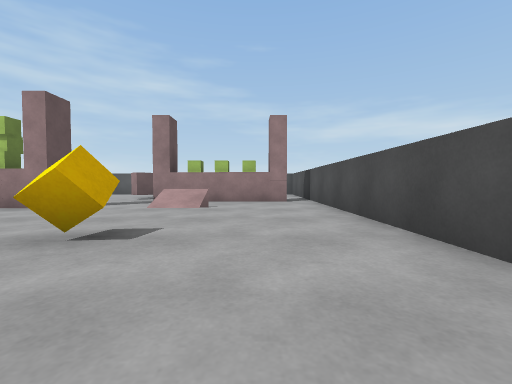
view 1 (above)

18 first-person views from a walk through a Unity game level. The camera is 0.55 m above the floor, tilts 2° down and sees 90° across. The floor is counted in squares, 1 m on a side. Each view is taken from the middle of a square. On the plan, view 1 faces up. The plan holds only what a view shows up to about 9 squares ahead; the rest is blank. The player character is not drawn.

view 2
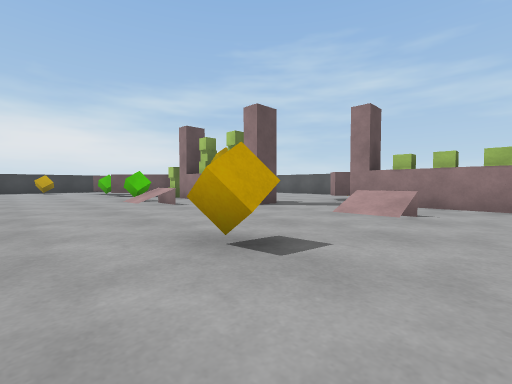

view 3
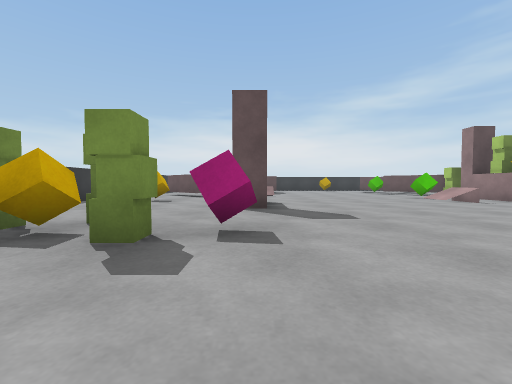

view 4
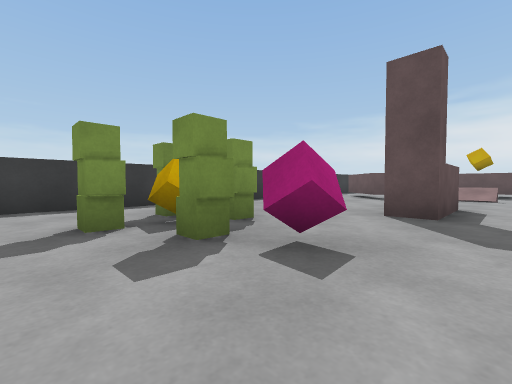

view 5
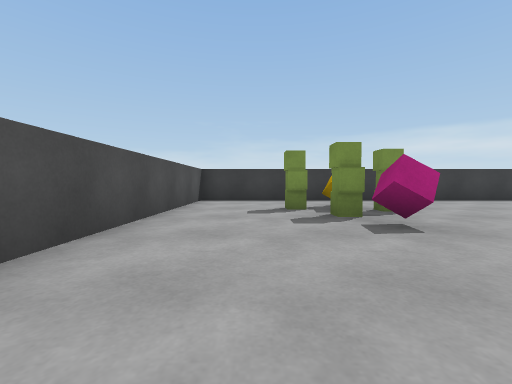

view 6
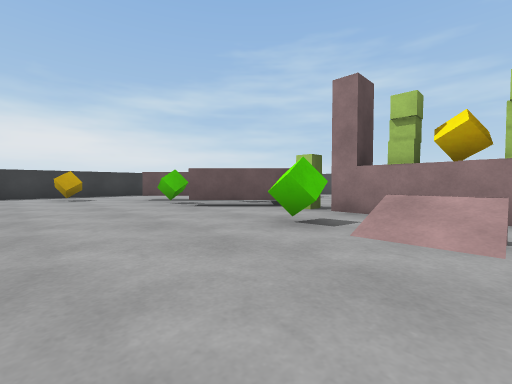

view 7
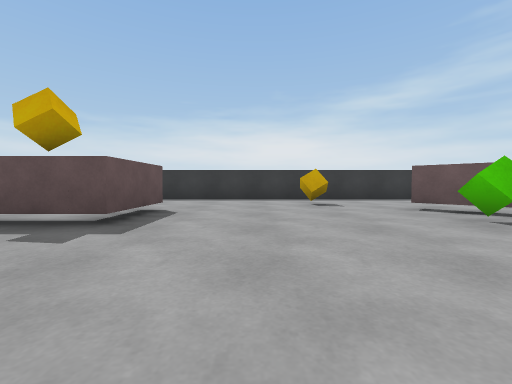

view 8
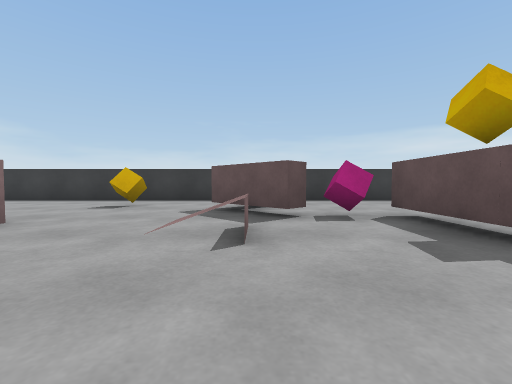

view 9
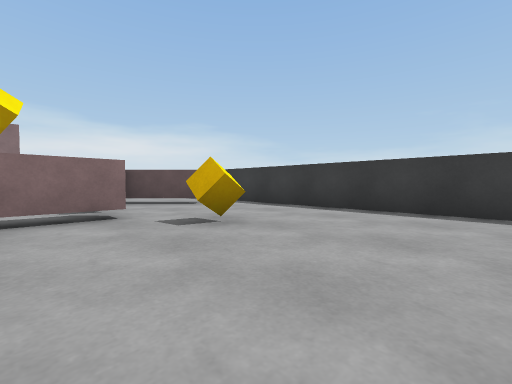

view 10
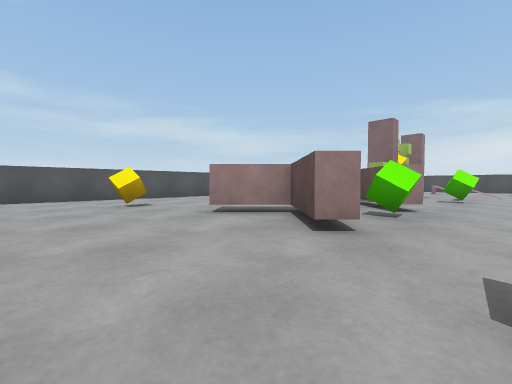

view 11
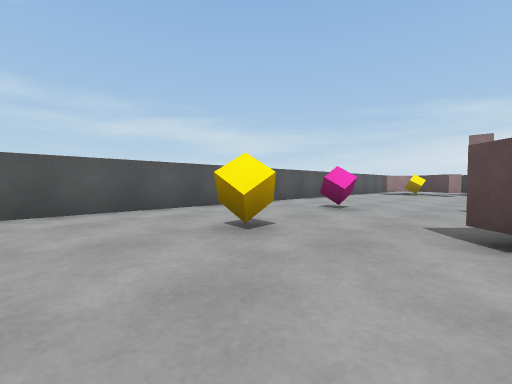

view 12
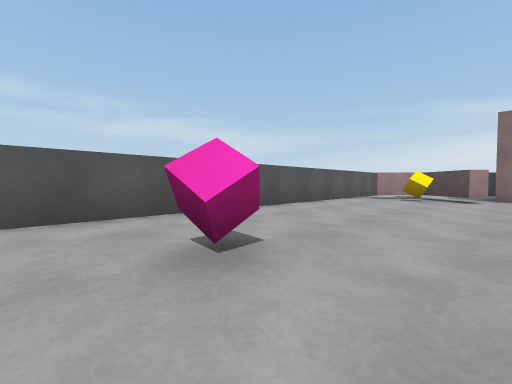

view 13
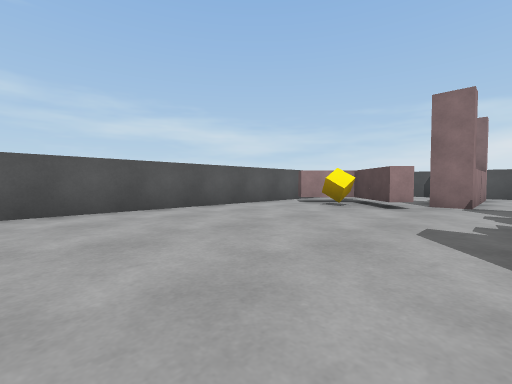

view 14
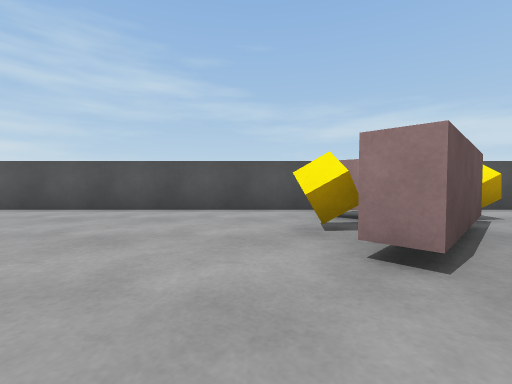

view 15
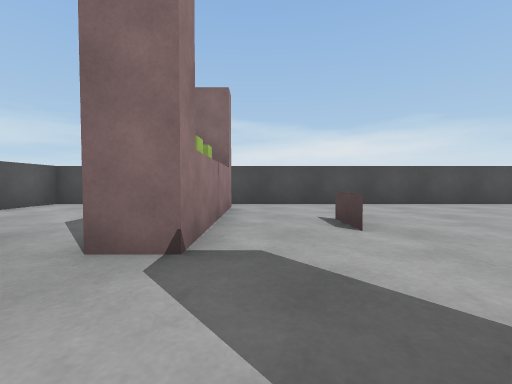

view 16
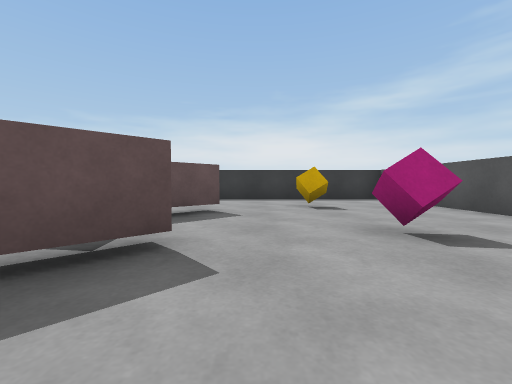

view 17
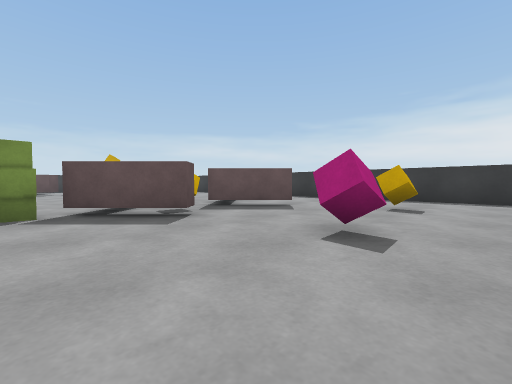

view 18
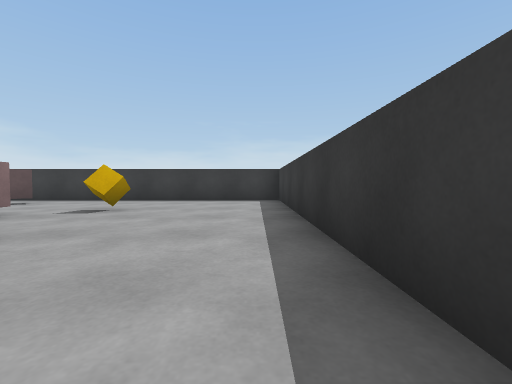

### Floor plan
Points are (right, up) in squares from view 1. A wall is a line through its corners. A room is listed if a view was taken in it or the views show most of it. See-through windows are left out.
Room 1 (views 1, 2, 3, 4, 5, 6, 7, 8, 9, 10, 11, 12, 13, 14, 15, 16, 17, 18)
walls: (-2.6, 12.2) (-17.1, 12.2); (-17.9, -7.3) (1.8, -7.3) (1.8, 9); (-17.8, 12.2) (-17.8, -7); (1.8, 12.2) (-0.2, 12.2)
objects: cube (-16, 2); cube (-15, 9); cube (-14, -4); other object (-14, -3) to (-13, -1); other object (-14, 4) to (-13, 7); green cube (-12, 5); pink cube (-12, 10); other object (-11, -6) to (-9, -3); pink cube (-11, -3); other object (-11, 4) to (-10, 7); other object (-11, 6); other object (-9, 6); green cube (-8, 4); other object (-8, 6) to (-7, 6); cube (-7, -5); other object (-6, -2) to (-5, -2); other object (-6, 6) to (-5, 6); other object (-4, 9) to (-2, 11); cube (-4, 10); other object (-3, -4); other object (-3, -3); other object (-3, 8); cube (-2, -5) to (-1, -4); pink cube (-2, -3); cube (-2, 3); cube (-2, 8); cube (-2, 11) to (-1, 11); cube (-1, 8); cube (0, 8); other object (1, 8)

Where each view was taken, in squares from view 1:
view 1: 0 up, 0 right, facing up
view 2: 1 up, 0 right, facing up-left
view 3: 2 down, 1 right, facing left
view 4: 1 down, 0 right, facing down-left
view 5: 1 up, 0 right, facing down
view 6: 1 up, 6 left, facing up-left
view 7: 1 up, 9 left, facing left
view 8: 1 up, 10 left, facing down
view 9: 2 down, 17 left, facing down-right
view 10: 3 up, 17 left, facing up-right
view 11: 7 up, 17 left, facing up-right
view 12: 8 up, 13 left, facing up-right
view 13: 7 up, 10 left, facing up-right
view 14: 7 up, 5 left, facing up
view 15: 7 up, 5 left, facing right
view 16: 8 up, 9 left, facing left
view 17: 11 up, 9 left, facing down-left
view 18: 1 up, 17 left, facing down
